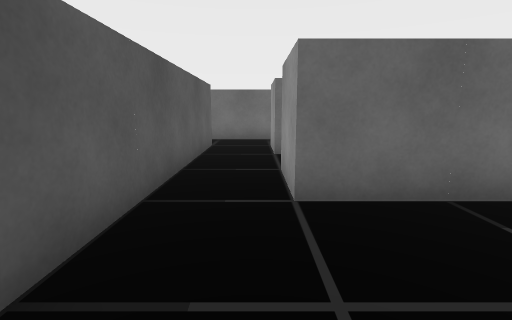
View 1 (above)

14 first-person views from a walk through a scene from a Unity 3-D project. The camera is 0.58 m above the floor, tilts 10° down and sees 85° across. The floor is counted in squares, 0.5 m on a side. Each view is taken from the middle of a square. On the plan, view 1 faces up. The plan holds only what a view shows up to about 12 squares ahead; the rest is blank. The player is left out.

View 2
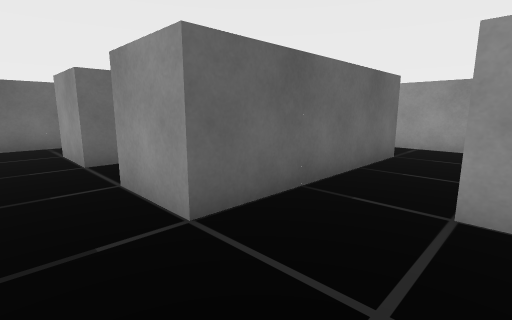

View 3
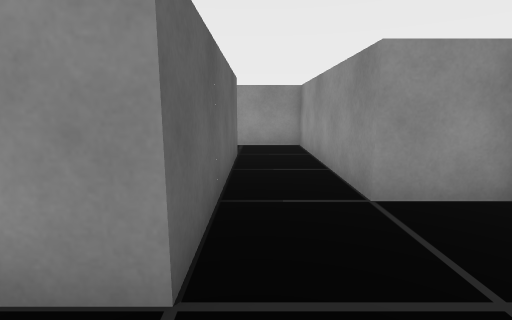

View 4
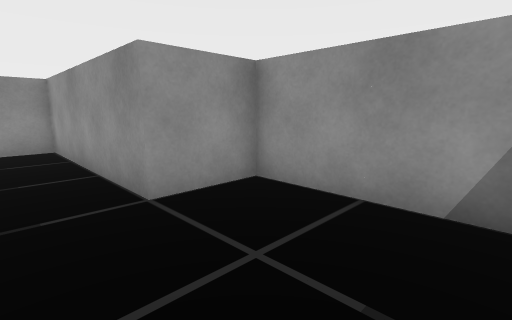

View 5
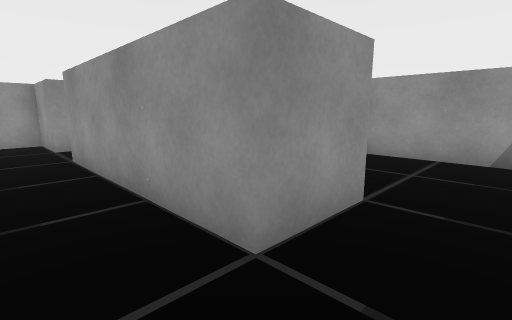

View 6
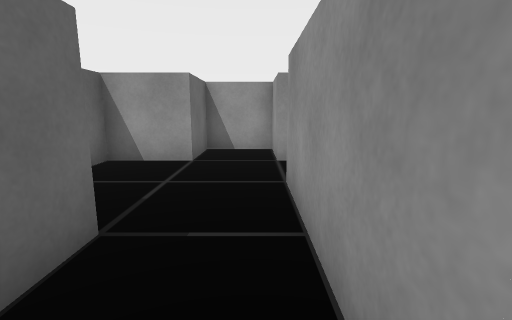

View 7
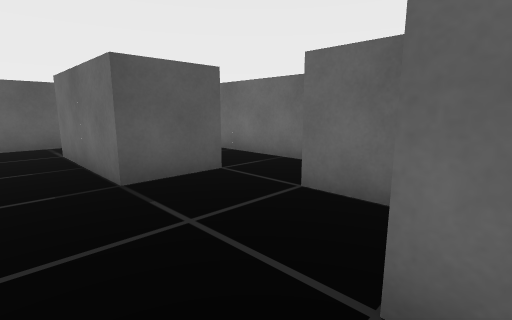

View 8
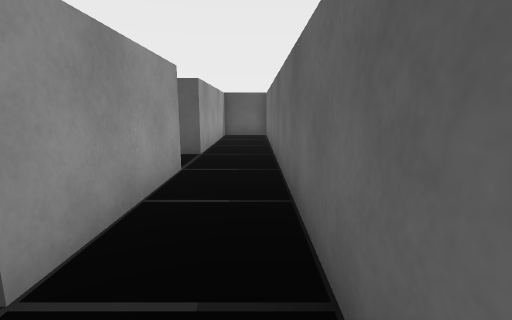

View 9
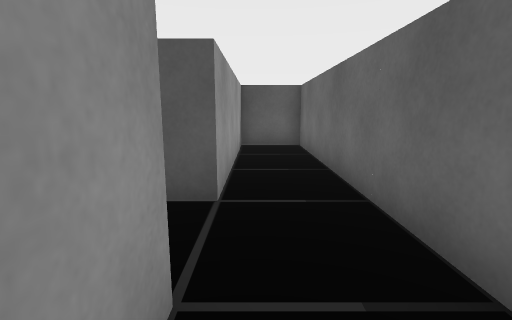

View 10
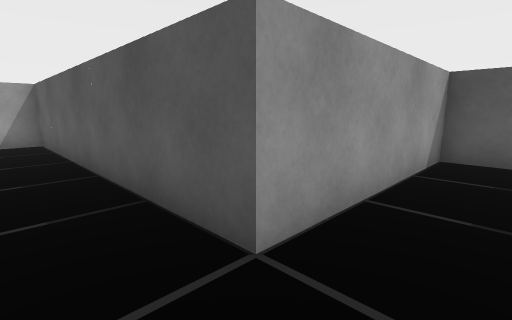

View 11
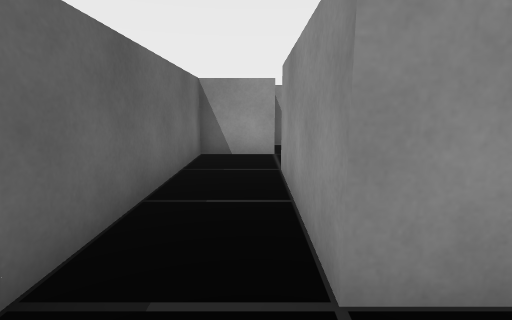

View 12
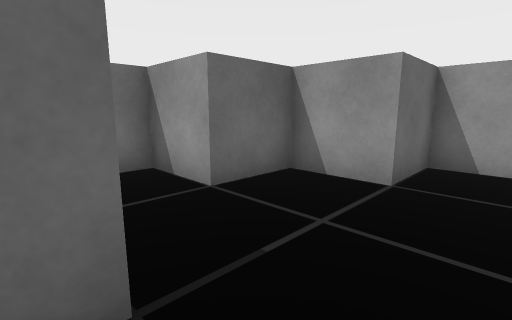

View 13
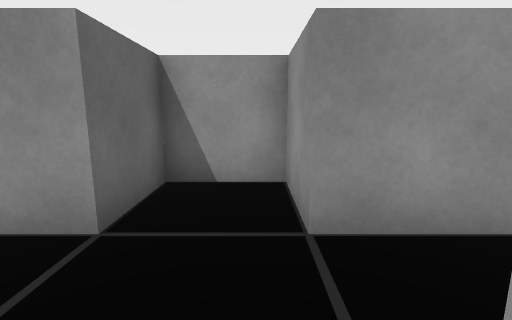

View 14
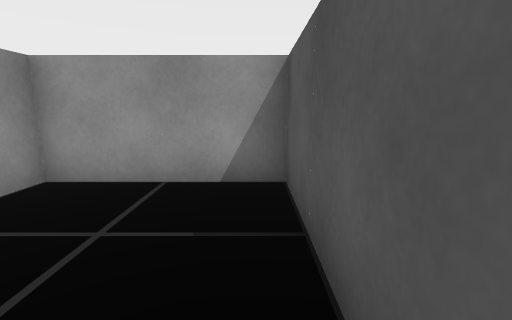

### Floor plan
Ten units are one square. View 1 is at (0, 0); x grows to the right and y downward. Boxes are objects, and circles mark ways between rooms. Rooms are numbered by the first view taken in them; rooms with no view inside come last. Other rooms are left out.
<svg viewBox="-80 -120 190 130">
<path fill="none" stroke="#000" d="M66 -35 5 -35 5 -55M-15 -55 -15 5 25 5 25 -15 85 -15 85 -55M5 -95 45 -95 45 -75 5 -75 5 -95M5 -55 65 -55M85 -55 105 -55 105 -75 85 -75 85 -95 65 -95 65 -115 -75 -115 -75 -95 -15 -95 -15 -55"/>
<circle cx="-5" cy="-45" r="3" fill="#2a7"/>
<circle cx="75" cy="-45" r="3" fill="#2a7"/>
<text x="30" y="-30">1</text>
<text x="20" y="-100">2</text>
</svg>
Room 1 opens to room 2.

Where each view was taken, in squares from view 1:
view 1: 0 up, 0 right, facing up
view 2: 1 up, 1 left, facing up-right
view 3: 3 up, 1 left, facing right
view 4: 3 up, 1 left, facing down-right
view 5: 7 up, 1 left, facing down-right
view 6: 6 up, 2 right, facing right
view 7: 6 up, 9 right, facing up-left
view 8: 11 up, 6 right, facing left
view 9: 10 up, 2 right, facing left
view 10: 11 up, 0 right, facing down-left
view 11: 10 up, 1 left, facing right
view 12: 6 up, 4 right, facing up-right
view 13: 6 up, 6 right, facing right
view 14: 4 up, 1 left, facing down
